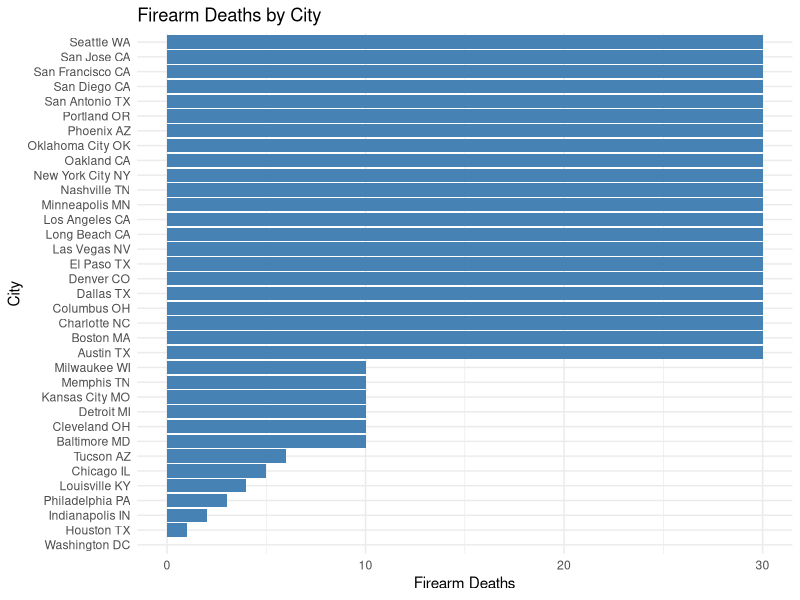
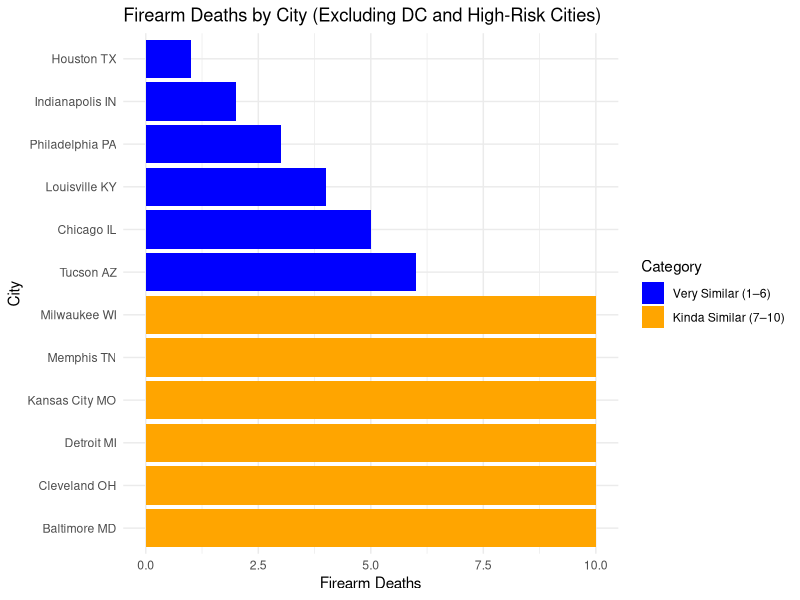
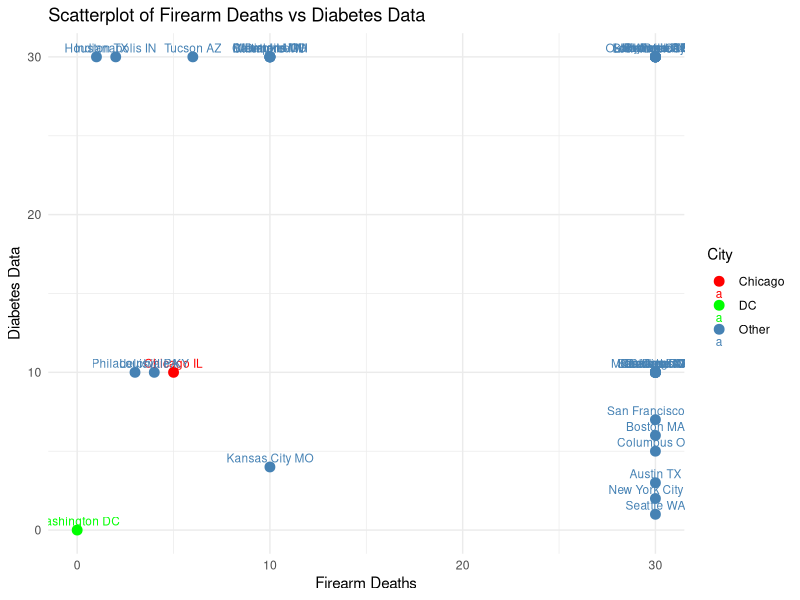
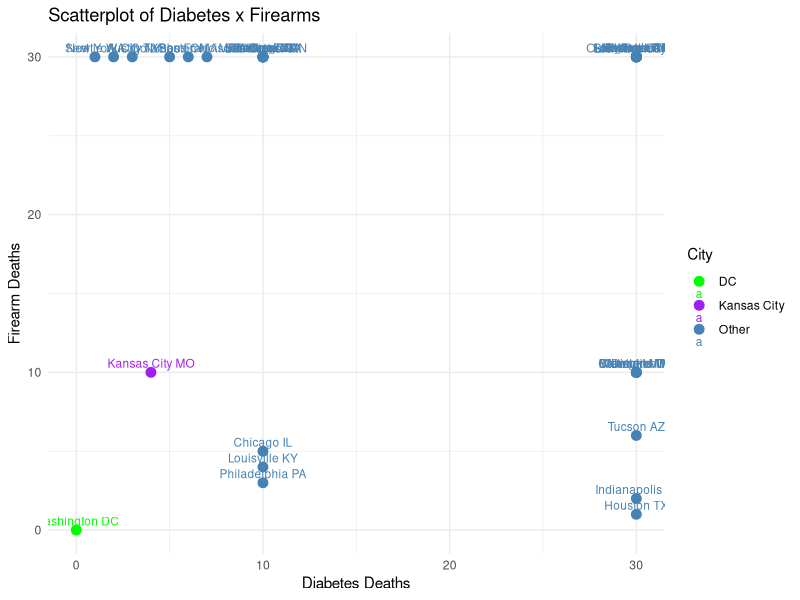

Write the R code that produced these figures, in order.
# packages needed
library(tidyverse)

# create the empty dataset
data.rankings = data.frame(
  "City" = c(
    "Austin TX",
    "Baltimore MD",
    "Boston MA",
    "Charlotte NC",
    "Chicago IL",
    "Cleveland OH",
    "Columbus OH",
    "Dallas TX",
    "Denver CO",
    "Detroit MI",
    "El Paso TX",
    "Houston TX",
    "Indianapolis IN",
    "Kansas City MO",
    "Las Vegas NV",
    "Long Beach CA",
    "Los Angeles CA",
    "Louisville KY",
    "Memphis TN",
    "Milwaukee WI",
    "Minneapolis MN",
    "Nashville TN",
    "New York City NY",
    "Oakland CA",
    "Oklahoma City OK",
    "Philadelphia PA",
    "Phoenix AZ",
    "Portland OR",
    "San Antonio TX",
    "San Diego CA",
    "San Francisco CA",
    "San Jose CA",
    "Seattle WA",
    "Tucson AZ",
    "Washington DC"
  )
)

##### FIRST METRIC (Firearm Death Rate)
# Default all cities to 30
data.rankings$firearm.deaths = 30  

# Assign custom values
# these are based on manually determining similarity
data.rankings$firearm.deaths[data.rankings$City == "Indianapolis IN"] <- 2
data.rankings$firearm.deaths[data.rankings$City == "Philadelphia PA"] <- 3
data.rankings$firearm.deaths[data.rankings$City == "Louisville KY"]   <- 4
data.rankings$firearm.deaths[data.rankings$City == "Tucson AZ"]       <- 6
data.rankings$firearm.deaths[data.rankings$City == "Houston TX"]      <- 1
data.rankings$firearm.deaths[data.rankings$City == "Chicago IL"]      <- 5

# Assign 10s
# these are not the most similar, but the next tier
ten_cities <- c("Memphis TN", "Detroit MI", "Cleveland OH", 
                "Milwaukee WI", "Baltimore MD", "Kansas City MO")
data.rankings$firearm.deaths[data.rankings$City %in% ten_cities] <- 10

# Assign Washington DC = 0
# DC gets assigned a 0 for every dataset
data.rankings$firearm.deaths[data.rankings$City == "Washington DC"] <- 0

##### SECOND METRIC
# BUCKET C
# Default all cities to 30
data.rankings$diabetes.deaths = 30  

# BUCKET A
# Assign custom values
# these are based on manually determining similarity
data.rankings$diabetes.deaths[data.rankings$City == "Seattle WA"] <- 1
data.rankings$diabetes.deaths[data.rankings$City == "New York City NY"] <- 2
data.rankings$diabetes.deaths[data.rankings$City == "Austin TX"]   <- 3
data.rankings$diabetes.deaths[data.rankings$City == "Kansas City MO"] <- 4
data.rankings$diabetes.deaths[data.rankings$City == "Columbus OH"]      <- 5
data.rankings$diabetes.deaths[data.rankings$City == "Boston MA"]      <- 6
data.rankings$diabetes.deaths[data.rankings$City == "San Francisco CA"] <- 7

# BUCKET B
# Assign 10s
# these are not the most similar, but the next tier
ten_cities <- c("Chicago IL", "Philadelphia PA", "Louisville KY", "Minneapolis MN",
                "San Diego CA", "Denver CO", "Las Vegas NV", "Oakland CA", "Charlotte NC",
                "San Jose CA", "Dallas TX")
data.rankings$diabetes.deaths[data.rankings$City %in% ten_cities] <- 10

# Assign Washington DC = 0
data.rankings$diabetes.deaths[data.rankings$City == "Washington DC"] <- 0



##### VISUALIZE
# graph 1
ggplot(data.rankings, aes(x = reorder(City, firearm.deaths), y = firearm.deaths)) +
  geom_col(fill = "steelblue") +
  coord_flip() +
  labs(
    title = "Firearm Deaths by City",
    x = "City",
    y = "Firearm Deaths"
  ) +
  theme_minimal()

# graph 2
# Create custom categories
data.rankings$Category <- cut(
  data.rankings$firearm.deaths,
  breaks = c(-1, 0, 6, 10, 30),
  labels = c("DC (0)", "Very Similar (1–6)", "Kinda Similar (7–10)", "Not Similar (30)")
)

# Filter out DC and High cities
plot_data <- data.rankings %>%
  filter(Category %in% c("Very Similar (1–6)", "Kinda Similar (7–10)"))

# Plot
ggplot(plot_data, aes(x = reorder(City, -firearm.deaths), y = firearm.deaths, fill = Category)) +
  geom_col() +
  coord_flip() +
  scale_fill_manual(values = c(
    "Very Similar (1–6)" = "blue",
    "Kinda Similar (7–10)" = "orange"
  )) +
  labs(
    title = "Firearm Deaths by City (Excluding DC and High-Risk Cities)",
    x = "City",
    y = "Firearm Deaths",
    fill = "Category"
  ) +
  theme_minimal()


#### 
# Add a highlight column
data.rankings$Highlight <- ifelse(data.rankings$City == "Washington DC", "DC",
                                  ifelse(data.rankings$City == "Chicago IL", "Chicago", "Other"))

ggplot(data.rankings, aes(x = firearm.deaths, y = diabetes.deaths, label = City, color = Highlight)) +
  geom_point(size = 3) +
  geom_text(vjust = -0.5, size = 3) +
  scale_color_manual(values = c("DC" = "green", "Chicago" = "red", "Other" = "steelblue")) +
  labs(
    title = "Scatterplot of Firearm Deaths vs Diabetes Data",
    x = "Firearm Deaths",
    y = "Diabetes Data",
    color = "City"
  ) +
  theme_minimal()

# Add a highlight column
data.rankings$Highlight <- ifelse(data.rankings$City == "Washington DC", "DC",
                                  ifelse(data.rankings$City == "Kansas City MO", "Kansas City", "Other"))

ggplot(data.rankings, aes(x = diabetes.deaths, y = firearm.deaths, label = City, color = Highlight)) +
  geom_point(size = 3) +
  geom_text(vjust = -0.5, size = 3) +
  scale_color_manual(values = c("DC" = "green", "Kansas City" = "purple", "Other" = "steelblue")) +
  labs(
    title = "Scatterplot of Diabetes x Firearms",
    x = "Diabetes Deaths",
    y = "Firearm Deaths",
    color = "City"
  ) +
  theme_minimal()
